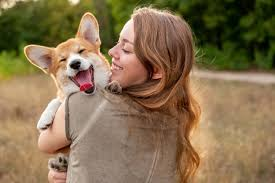
#> input picture opencv_basics/image1.jpeg, 275 x 183 px, found by its file name
$ python IM-Read,Show,Write.py
#> lines starting #> are read from the running program, lines starting #| are printed output that depends on the picture
import cv2

#Reading an image
img = cv2.imread("opencv_basics\image1.jpeg")
#> img is the input picture: shape (183, 275, 3); mean B, G, R 79.7, 112.3, 134.5

#Writing an image
cv2.imwrite("grayscale.jpg", cv2.cvtColor(img, cv2.COLOR_BGR2GRAY))
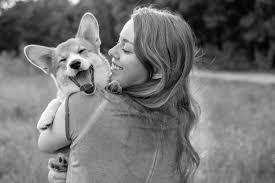
#> saved as grayscale.jpg: shape (183, 275); min 1, max 254, mean 115.2

#Displaying an image
cv2.imshow("Frame", img)

cv2.waitKey(0)

$ run again, with opencv_basics/image2.jpeg copied over opencv_basics/image1.jpeg
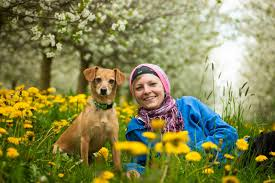
#> input picture opencv_basics/image2.jpeg, 275 x 183 px, found by its file name
#> img is the input picture: shape (183, 275, 3); mean B, G, R 81.1, 133.5, 133.2
#> `cv2.imwrite("grayscale.jpg", cv2.cvtColor(img, cv2.COLOR_BGR2GRAY))`:
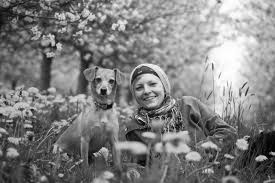
#> saved as grayscale.jpg: shape (183, 275); min 1, max 255, mean 127.5

$ run again, with opencv_basics/image3.jpeg copied over opencv_basics/image1.jpeg
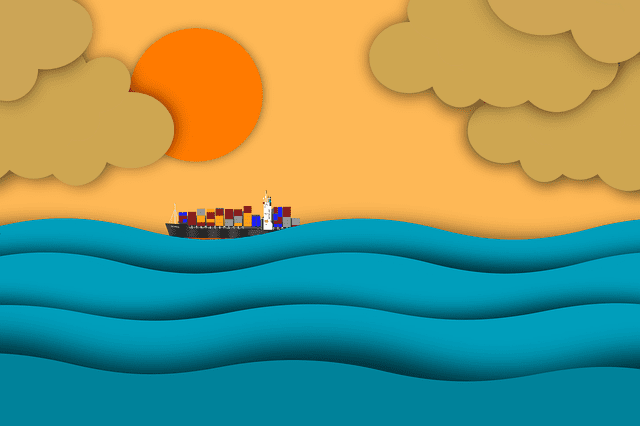
#> input picture opencv_basics/image3.jpeg, 640 x 426 px, found by its file name
#> img is the input picture: shape (426, 640, 3); mean B, G, R 113.5, 150.1, 120.6
#> `cv2.imwrite("grayscale.jpg", cv2.cvtColor(img, cv2.COLOR_BGR2GRAY))`:
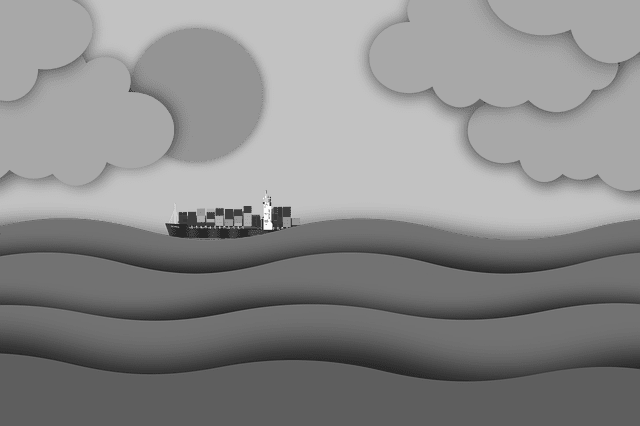
#> saved as grayscale.jpg: shape (426, 640); min 39, max 251, mean 137.1
